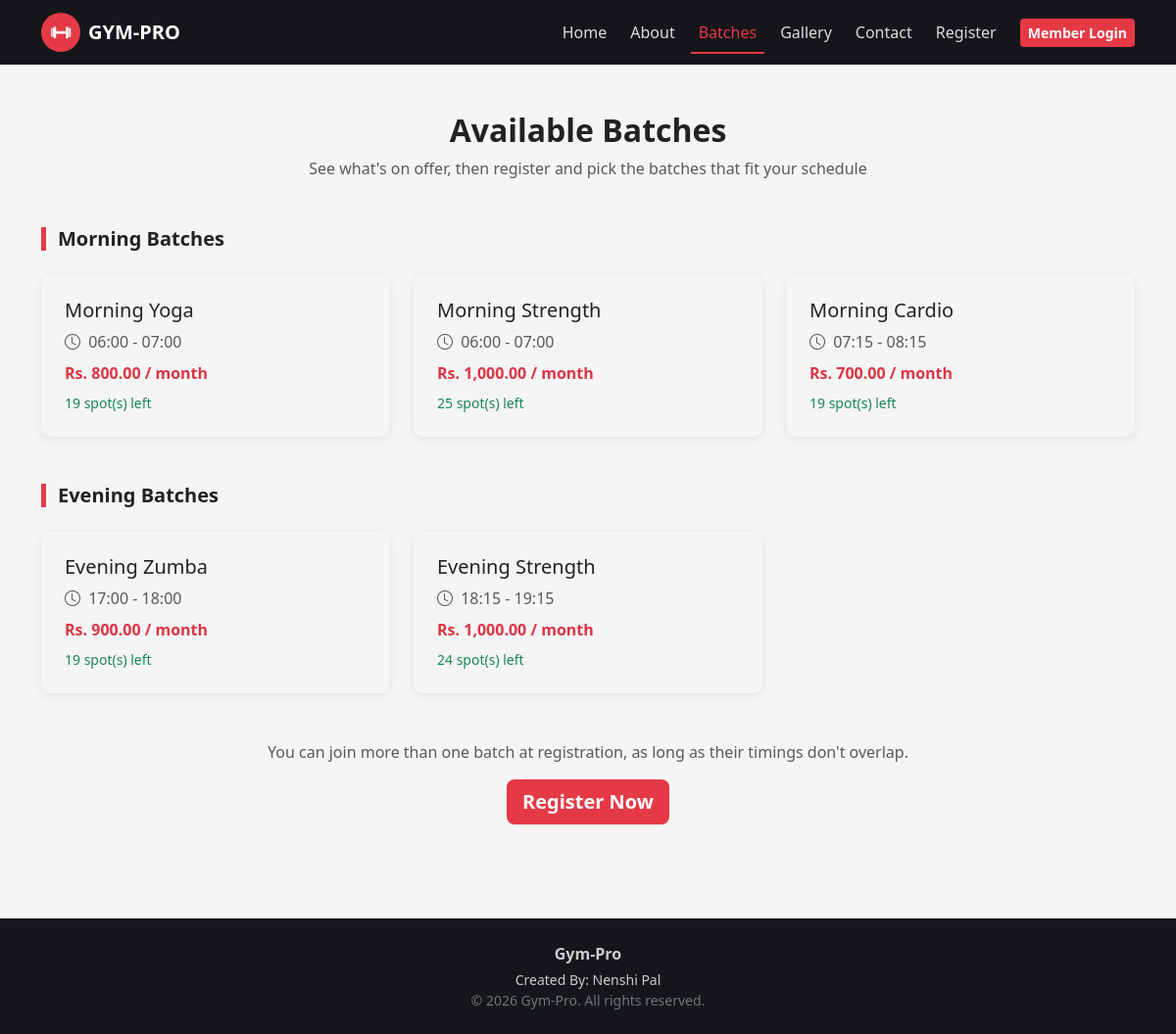
Screenshot of /batches.php with the database file from the repository.
### tables this page shows
CREATE TABLE batches (
    batch_id INT AUTO_INCREMENT PRIMARY KEY,
    batch_name VARCHAR(100) NOT NULL,
    start_time TIME NOT NULL,
    end_time TIME NOT NULL,
    capacity INT NOT NULL DEFAULT 20,
    monthly_fee DECIMAL(10,2) NOT NULL DEFAULT 0,
    status ENUM('Active','Inactive') DEFAULT 'Active'
);

### includes/batch-functions.php (called while the page is built, shortened)
<?php
function get_batches_grouped($conn, $active_only = true) {
    $sql = "SELECT * FROM batches";
    if ($active_only) { $sql .= " WHERE status='Active'"; }
    $sql .= " ORDER BY start_time ASC";
    $result = mysqli_query($conn, $sql);
    $grouped = ['Morning' => [], 'Evening' => []];
    while ($row = mysqli_fetch_assoc($result)) {
        $bucket = ($row['start_time'] < '12:00:00') ? 'Morning' : 'Evening';
        $grouped[$bucket][] = $row;
    }
    return $grouped;
}
?>

### batches.php (the view, shortened to what this page needs)
<?php
require_once "includes/config.php";
require_once "includes/batch-functions.php";
$active_page = "batches";
$grouped = get_batches_grouped($conn, true);
include "includes/header.php";
include "includes/navbar.php";
?>
<section class="container py-5">
    <div class="text-center mb-5">
        <h2 class="fw-bold">Available Batches</h2>
        <p class="text-muted">See what's on offer, then register and pick the batches that fit your schedule</p>
    </div>
    <?php foreach (['Morning', 'Evening'] as $slot): if (empty($grouped[$slot])) continue; ?>
        <h5 class="section-title"><?php echo $slot; ?> Batches</h5>
        <div class="row g-4 mb-5">
            <?php foreach ($grouped[$slot] as $b):
                $cnt_stmt = mysqli_prepare($conn, "SELECT COUNT(*) c FROM member_batches WHERE batch_id=?");
                mysqli_stmt_bind_param($cnt_stmt, "i", $b['batch_id']);
                mysqli_stmt_execute($cnt_stmt);
                $filled = mysqli_fetch_assoc(mysqli_stmt_get_result($cnt_stmt))['c'];
                $spots_left = max(0, $b['capacity'] - $filled);
            ?>
            <div class="col-md-4">
                <div class="gym-card p-4 h-100">
                    <h5><?php echo htmlspecialchars($b['batch_name']); ?></h5>
                    <p class="text-muted mb-2">
                        <i class="bi bi-clock me-1"></i>
                        <?php echo substr($b['start_time'],0,5) . " - " . substr($b['end_time'],0,5); ?>
                    </p>
                    <p class="fw-bold text-danger mb-2">Rs. <?php echo number_format($b['monthly_fee'], 2); ?> / month</p>
                    <p class="mb-0 small <?php echo $spots_left > 0 ? 'text-success' : 'text-danger'; ?>">
                        <?php echo $spots_left > 0 ? "$spots_left spot(s) left" : "Batch full"; ?>
                    </p>
                </div>
            </div>
            <?php endforeach; ?>
        </div>
    <?php endforeach; ?>
    <div class="text-center mt-3">
        <p class="text-muted">You can join more than one batch at registration, as long as their timings don't overlap.</p>
        <a href="register.php" class="btn btn-gym-primary btn-lg">Register Now</a>
    </div>
</section>
<?php include "includes/footer.php"; ?>

### includes/header.php (shortened to what this page needs)
<!DOCTYPE html>
<html lang="en">
<head>
    <link href="https://cdn.jsdelivr.net/npm/bootstrap@5.3.3/dist/css/bootstrap.min.css" rel="stylesheet">
    <link rel="stylesheet" href="https://cdn.jsdelivr.net/npm/bootstrap-icons@1.11.3/font/bootstrap-icons.css">
    <link rel="stylesheet" href="<?php echo BASE_URL; ?>css/style.css">
    <link rel="stylesheet" href="<?php echo BASE_URL; ?>css/animations.css">
</head>
<body>

### includes/navbar.php (shortened to what this page needs)
<nav class="navbar navbar-expand-lg navbar-dark gym-navbar sticky-top">
    <div class="container">
        <a class="navbar-brand d-flex align-items-center gap-2" href="<?php echo BASE_URL; ?>index.php">
            <span class="gym-logo-badge"><img src="<?php echo BASE_URL; ?>images/logo.png" alt="Gym-Pro logo" width="24" height="24"></span>
            <span class="fw-bold">GYM-PRO</span>
        </a>
        <div class="collapse navbar-collapse" id="mainNav">
            <ul class="navbar-nav ms-auto align-items-lg-center gap-lg-2">
                <li class="nav-item"><a class="nav-link <?php echo $active_page=='home'?'active':''; ?>" href="<?php echo BASE_URL; ?>index.php">Home</a></li>
                <li class="nav-item"><a class="nav-link <?php echo $active_page=='about'?'active':''; ?>" href="<?php echo BASE_URL; ?>about.php">About</a></li>
                <li class="nav-item"><a class="nav-link <?php echo $active_page=='batches'?'active':''; ?>" href="<?php echo BASE_URL; ?>batches.php">Batches</a></li>
                <li class="nav-item"><a class="nav-link <?php echo $active_page=='gallery'?'active':''; ?>" href="<?php echo BASE_URL; ?>gallery.php">Gallery</a></li>
                <li class="nav-item"><a class="nav-link <?php echo $active_page=='contact'?'active':''; ?>" href="<?php echo BASE_URL; ?>contact.php">Contact</a></li>
                <li class="nav-item"><a class="nav-link <?php echo $active_page=='register'?'active':''; ?>" href="<?php echo BASE_URL; ?>register.php">Register</a></li>
                <li class="nav-item">
                    <a class="btn btn-gym-primary btn-sm ms-lg-2" href="<?php echo BASE_URL; ?>login.php">Member Login</a>
                </li>
            </ul>
        </div>
    </div>
</nav>

### includes/footer.php (shortened to what this page needs)
<footer class="gym-footer text-center py-4 mt-5">
    <div class="container">
        <p class="mb-1 fw-bold">Gym-Pro</p>
        <p class="mb-0 small">Created By: Nenshi Pal</p>
        <p class="mb-0 small text-secondary">&copy; <?php echo date('Y'); ?> Gym-Pro. All rights reserved.</p>
    </div>
</footer>
</body>
</html>

### css/style.css (style rules this page uses)
:root { --gym-dark: #14161a; --gym-dark-2: #1e2128; --gym-red: #e63946; --gym-red-dark: #c1121f; --gym-light: #f5f5f5; --gym-gray: #6c757d; }
body { font-family: 'Segoe UI', Arial, sans-serif; background-color: var(--gym-light); color: #222; }
.gym-logo-badge { width: 40px; height: 40px; border-radius: 50%; background: var(--gym-red); display: inline-flex; align-items: center; justify-content: center; font-size: 20px; color: #fff; flex-shrink: 0; }
.gym-logo-badge img { width: 60%; height: 60%; object-fit: contain; }
.gym-navbar { background: var(--gym-dark); }
.gym-navbar .nav-link { color: #ddd; font-weight: 500; }
.gym-navbar .nav-link.active, .gym-navbar .nav-link:hover { color: var(--gym-red); }
.btn-gym-primary { background: var(--gym-red); border: none; color: #fff; font-weight: 600; }
.section-title { font-weight: 700; border-left: 5px solid var(--gym-red); padding-left: 12px; margin-bottom: 25px; }
.gym-card { border: none; border-radius: 10px; box-shadow: 0 2px 10px rgba(0,0,0,0.08); transition: transform .2s ease; }
.gym-footer { background: var(--gym-dark); color: #ccc; }

### css/animations.css (style rules this page uses)
body { animation: gp-page-fade 0.5s ease both; }
.gym-card, .stat-card, .auth-card, .batch-check, .gym-hero h1, .gym-hero p, .gym-hero .btn { opacity: 0; transform: translateY(24px); transition: opacity 0.6s ease, transform 0.6s ease; }
.gp-in-view { opacity: 1 !important; transform: translateY(0) !important; }
.gym-card { transition: transform 0.25s ease, box-shadow 0.25s ease, opacity 0.6s ease; }
.btn { transition: transform 0.15s ease, box-shadow 0.15s ease, background-color 0.15s ease; }
.gym-navbar .nav-link { position: relative; transition: color 0.2s ease; }
.gym-navbar .nav-link::after { content: ""; position: absolute; left: 50%; bottom: -2px; width: 0; height: 2px; background: var(--gym-red); transition: width 0.25s ease, left 0.25s ease; }
.gym-navbar .nav-link:hover::after, .gym-navbar .nav-link.active::after { width: 100%; left: 0; }
.gym-logo-badge { transition: transform 0.3s ease; }

### rows the page displays
batches: batch_name "Morning Yoga", start_time "06:00", end_time "07:00", monthly_fee "800.00", spots_left "19"
batches: batch_name "Morning Strength", start_time "06:00", end_time "07:00", monthly_fee "1,000.00", capacity "25"
batches: batch_name "Morning Cardio", start_time "07:15", end_time "08:15", monthly_fee "700.00", spots_left "19"
batches: batch_name "Evening Zumba", start_time "17:00", end_time "18:00", monthly_fee "900.00", spots_left "19"
batches: batch_name "Evening Strength", start_time "18:15", end_time "19:15", monthly_fee "1,000.00", spots_left "24"

### other values shown
$slot "Morning"
$slot "Evening"
